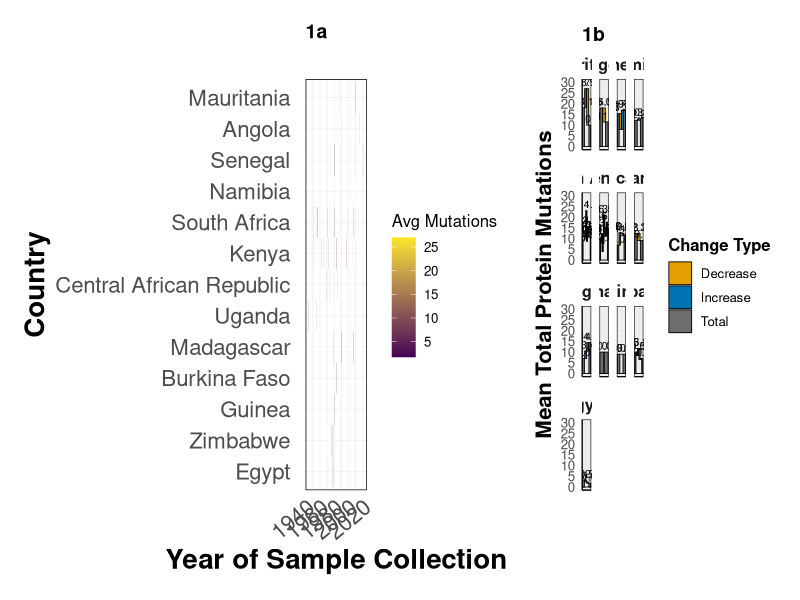
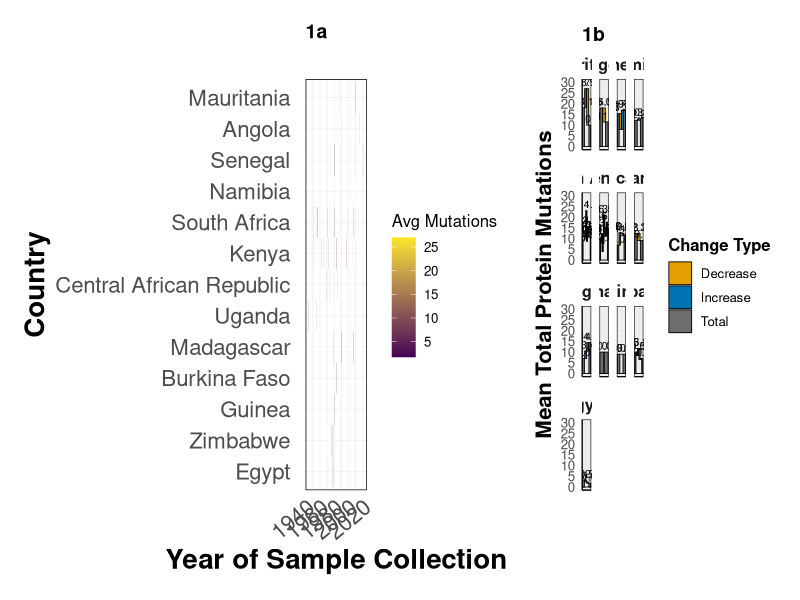

Reproduce these figures in R, in order.
##### Figure 1: Spatiotemporal distribution of RVFV protein-coding mutations in Africa

# Packages required
library(readr)
library(dplyr)
library(tidyr)
library(ggplot2)
library(stringr)
library(patchwork)   # for side-by-side layout

# ------------------------------------------------------------------------------
# 1) Load data
# ------------------------------------------------------------------------------
setwd("~/Desktop/Manuscripts/Data/R-Work/")

mutation_data <- read_csv("Combined-Mutation.csv")

# Ensure numeric types and basic filtering
mutation_data <- mutation_data %>%
  mutate(
    Year = suppressWarnings(as.integer(`Year of Sample Collection`)),
    `Total Protein Mutations` = suppressWarnings(as.numeric(`Total Protein Mutations`))
  ) %>%
  filter(!is.na(Country), !is.na(Year), !is.na(`Total Protein Mutations`))

# ------------------------------------------------------------------------------
# 2) HEATMAP (left)
#    Geographic & temporal distribution of mean mutation burden
# ------------------------------------------------------------------------------
heatmap_data <- mutation_data %>%
  group_by(Country, Year) %>%
  summarise(Mean_Mutations = mean(`Total Protein Mutations`, na.rm = TRUE), .groups = "drop")

# Order countries from LOW to HIGH average burden (across all years)
country_order <- heatmap_data %>%
  group_by(Country) %>%
  summarise(Total = mean(Mean_Mutations, na.rm = TRUE), .groups = "drop") %>%
  arrange(Total) %>%
  pull(Country)

# Enforce the same country order for ALL downstream plots
mutation_data <- mutation_data %>%
  mutate(Country = factor(Country, levels = country_order))

heatmap_data$Country <- factor(heatmap_data$Country, levels = country_order)

heatmap_plot <- ggplot(heatmap_data, aes(x = Year, y = Country, fill = Mean_Mutations)) +
  geom_tile(color = "white", linewidth = 0.2) +
  scale_fill_gradient(low = "#440154", high = "#FDE725", name = "Avg Mutations") +
  labs(
    title = "1a",
    #subtitle = "Mean total protein mutations per country per year",
    x = "Year of Sample Collection", y = "Country"
  ) +
  theme_minimal(base_size = 12) +
  theme(
    plot.title   = element_text(hjust = 0.0, face = "bold", size = 14, margin = margin(b = 4)),
    plot.subtitle= element_text(hjust = 0.0, size = 11, margin = margin(b = 10)),
    
    axis.title.x = element_text(face = "bold", size = 20),
    axis.title.y = element_text(face = "bold", size = 20),
    
    axis.text.x  = element_text(size = 16, angle = 40, hjust = 1),
    axis.text.y  = element_text(
      size = 16,                # Larger country labels
      margin = margin(r = 8),   # Pushes countries away from heatmap
      lineheight = 1.15         # Adds vertical spacing for tall labels
    ),
    
    panel.border = element_rect(color = "black", fill = NA, linewidth = 0.5),
    panel.grid.major = element_line(color = "gray92", linewidth = 0.2),
    
    plot.margin  = margin(12, 12, 12, 12)
  )

# ------------------------------------------------------------------------------
# 3) WATERFALL (right)
#    Country-level YoY changes and start/end totals
# ------------------------------------------------------------------------------
mutation_trends <- mutation_data %>%
  group_by(Country, Year) %>%
  summarise(Mean_Mutations = mean(`Total Protein Mutations`, na.rm = TRUE), .groups = "drop") %>%
  filter(!is.na(Year)) %>%
  arrange(Country, Year)

build_waterfall <- function(df_country) {
  df_country <- df_country %>% arrange(Year)
  if (nrow(df_country) == 0) return(tibble())
  
  start_total <- df_country$Mean_Mutations[1]
  end_total   <- df_country$Mean_Mutations[nrow(df_country)]
  
  change_rows <- tibble(
    label = as.character(df_country$Year[-1]),
    value = df_country$Mean_Mutations[-1] - df_country$Mean_Mutations[-nrow(df_country)],
    type  = "change"
  )
  
  wf <- bind_rows(
    tibble(label = paste0(df_country$Year[1], " (Start)"),
           value = start_total, type = "total_start"),
    change_rows,
    tibble(label = paste0(df_country$Year[nrow(df_country)], " (End)"),
           value = end_total, type = "total_end")
  ) %>%
    mutate(x = row_number(),
           running = ifelse(type == "total_start", value, NA_real_))
  
  # running total
  for (i in seq_len(nrow(wf))) {
    if (i == 1) next
    if (wf$type[i] == "change") {
      wf$running[i] <- wf$running[i-1] + wf$value[i]
    } else if (wf$type[i] == "total_end") {
      wf$running[i] <- wf$value[i]
    }
  }
  
  wf %>%
    mutate(
      prev_running = lag(running, default = 0),
      ymin = case_when(
        type %in% c("total_start", "total_end") ~ 0,
        value >= 0 ~ prev_running,
        TRUE ~ running
      ),
      ymax = case_when(
        type %in% c("total_start", "total_end") ~ value,
        value >= 0 ~ running,
        TRUE ~ prev_running
      ),
      fill_type = case_when(
        type == "change" & value >= 0 ~ "Increase",
        type == "change" & value < 0  ~ "Decrease",
        type %in% c("total_start", "total_end") ~ "Total"
      )
    )
}

waterfall_df <- mutation_trends %>%
  group_by(Country) %>%
  group_modify(~ build_waterfall(.x)) %>%
  ungroup()

# Reorder countries for waterfall ONLY: highest -> lowest
waterfall_order <- heatmap_data %>%
  group_by(Country) %>%
  summarise(Total = mean(Mean_Mutations, na.rm = TRUE), .groups = "drop") %>%
  arrange(desc(Total)) %>%     # HIGH -> LOW
  pull(Country)

waterfall_df <- waterfall_df %>%
  mutate(Country = factor(Country, levels = waterfall_order))


y_max <- ceiling(max(waterfall_df$ymax, na.rm = TRUE) / 5) * 5

waterfall_plot <- ggplot(waterfall_df) +
  geom_rect(aes(xmin = x - 0.45, xmax = x + 0.45, ymin = ymin, ymax = ymax, fill = fill_type),
            color = "black", linewidth = 0.3) +
  geom_hline(yintercept = 0, linewidth = 0.3) +
  geom_text(aes(x = x, y = pmax(ymin, ymax),
                label = ifelse(type == "change", sprintf("%+.1f", value), sprintf("%.1f", ymax))),
            vjust = -0.3, size = 2.6) +
  scale_fill_manual(values = c("Increase" = "#0072B2", "Decrease" = "#E69F00", "Total" = "#6D6D6D")) +
  scale_y_continuous(limits = c(0, y_max), breaks = seq(0, y_max, by = 5)) +
  labs(
    title = "1b",
    #subtitle = "Start = first year total; steps = YoY change; End = last year total",
    x = NULL, y = "Mean Total Protein Mutations", fill = "Change Type"
  ) +
  facet_wrap(~ Country, scales = "free_x") +
  theme_minimal(base_size = 12) +
  theme(
    plot.title   = element_text(hjust = 0.0, face = "bold", size = 14, margin = margin(b = 2)),
    plot.subtitle= element_text(hjust = 0.0, size = 10, margin = margin(b = 8)),
    axis.title.y = element_text(face = "bold", size = 16),
    axis.text.x  = element_blank(),
    axis.ticks.x = element_blank(),
    panel.border = element_rect(color = "black", fill = NA, linewidth = 0.4),
    axis.line    = element_line(color = "black", linewidth = 0.4),
    legend.title = element_text(face = "bold"),
    strip.text   = element_text(face = "bold", size = 12),
    plot.margin  = margin(10, 10, 10, 10)
  )

# ------------------------------------------------------------------------------
# 4) COMBINE (heatmap left, waterfall right)
# ------------------------------------------------------------------------------
# widths control the space each plot takes; tweak as you like (e.g., c(1, 1.25))
combined <- heatmap_plot + waterfall_plot +
  plot_layout(widths = c(2, 2)) &
  theme(legend.position = "right")  # keep legends right-aligned


print(combined)

# ------------------------------------------------------------------------------
# 5) Save outputs
# ------------------------------------------------------------------------------
ggsave("Combined_Heatmap_Waterfall.pdf", plot = combined, width = 20, height = 8.5, dpi = 300)
